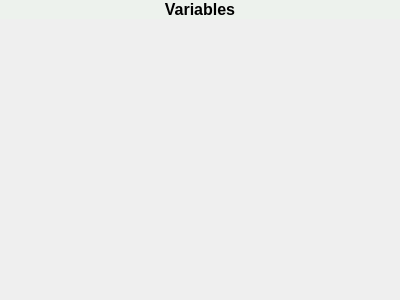
<?xml version="1.0" encoding="UTF-8"?>
<ui version="4.0">
 <class>NewGeneVariables</class>
 <widget class="QWidget" name="NewGeneVariables">
  <property name="geometry">
   <rect>
    <x>0</x>
    <y>0</y>
    <width>400</width>
    <height>300</height>
   </rect>
  </property>
  <property name="windowTitle">
   <string>Form</string>
  </property>
  <layout class="QVBoxLayout" name="verticalLayout">
   <property name="spacing">
    <number>0</number>
   </property>
   <property name="leftMargin">
    <number>0</number>
   </property>
   <property name="topMargin">
    <number>0</number>
   </property>
   <property name="rightMargin">
    <number>0</number>
   </property>
   <property name="bottomMargin">
    <number>0</number>
   </property>
   <item>
    <widget class="QLabel" name="label">
     <property name="autoFillBackground">
      <bool>false</bool>
     </property>
     <property name="styleSheet">
      <string notr="true">QLabel
{
	background-color : #EDF2ED;
	font-weight: bold;
	font-size: 16px;
}</string>
     </property>
     <property name="text">
      <string>Variables</string>
     </property>
     <property name="alignment">
      <set>Qt::AlignCenter</set>
     </property>
     <property name="textInteractionFlags">
      <set>Qt::NoTextInteraction</set>
     </property>
    </widget>
   </item>
   <item>
    <widget class="QScrollArea" name="scrollArea">
     <property name="frameShape">
      <enum>QFrame::NoFrame</enum>
     </property>
     <property name="widgetResizable">
      <bool>true</bool>
     </property>
     <widget class="NewGeneVariableGroupsScrollArea" name="scrollAreaWidgetContents">
      <property name="geometry">
       <rect>
        <x>0</x>
        <y>0</y>
        <width>400</width>
        <height>281</height>
       </rect>
      </property>
     </widget>
    </widget>
   </item>
  </layout>
 </widget>
 <customwidgets>
  <customwidget>
   <class>NewGeneVariableGroupsScrollArea</class>
   <extends>QWidget</extends>
   <header location="global">newgenevariablegroupsscrollarea.h</header>
   <container>1</container>
  </customwidget>
 </customwidgets>
 <resources/>
 <connections/>
</ui>
